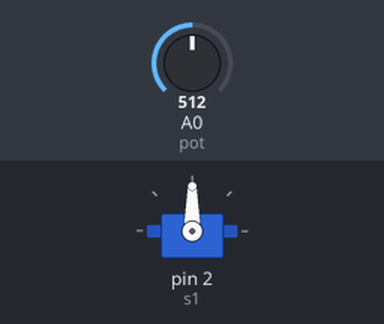
Bench run of a sketch on a simulated Arduino Uno, built with avr-gcc and run on an emulated ATmega328P. Shown: servo. The inputs (shaded band) are chosen by the test bench; at power-on: A0 (pot) = 512.

Above: at 1.2 s.
1.3 s: A0 (pot) set to 716
At 2.5 s:
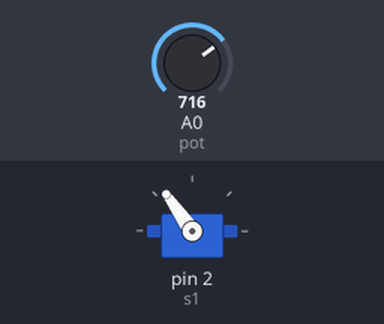
2.8 s: A0 (pot) set to 900
At 3.8 s:
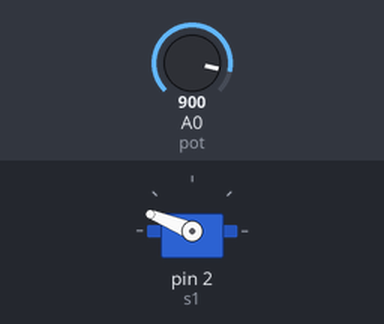
4.3 s: A0 (pot) set to 1023
At 5.0 s:
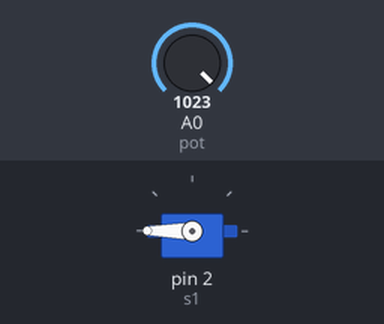
5.8 s: A0 (pot) set to 306
At 6.3 s:
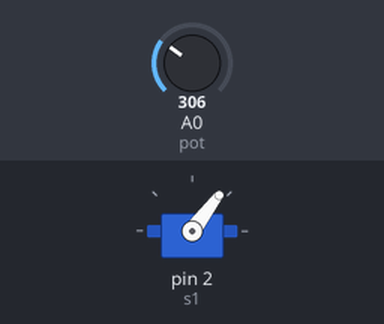
7.3 s: A0 (pot) set to 122
At 8.8 s:
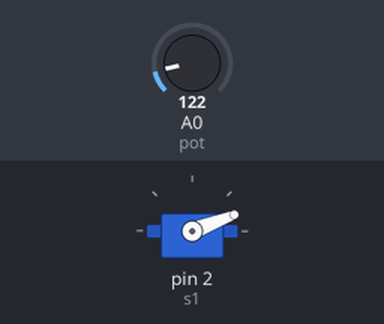
Timing chart, 0 to 9.8 s (numbered marks = the images above; inputs shaded):
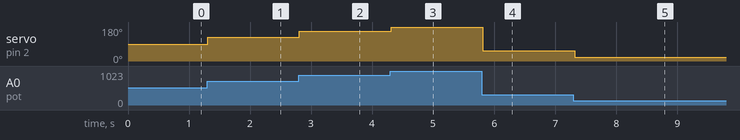

Measured:
- after the input at 1.3 s, servo on pin 2 (s1): 90° → 125° at once
- after the input at 2.8 s, servo on pin 2 (s1): 125° → 158° at once
- after the input at 4.3 s, servo on pin 2 (s1): 158° → 180° at once
- after the input at 5.8 s, servo on pin 2 (s1): 180° → 53° at once
- after the input at 7.3 s, servo on pin 2 (s1): 53° → 21° at once

The sketch:

micro_servo_motor_9g_SG90.ino
```cpp
#include <Servo.h>		// fazendo include da biblioteca 'servo'

#define pot A0

Servo s1;		// declarando um elemento o tipo 'Servo'

int angS1;			// variável 'angS1'

void setup(){
  s1.attach(2);		// 'attach' indica qual porta de controle o servo está ligado
  angS1 = 0;	// iniçiaizando 'angS1' em 0
  s1.write(angS1);		// escrevendo o ângulo no servo
}

void loop(){   // nax. porta analógica   max. para aplicação do servo
  angS1 = map(analogRead(pot), 0, 1023, 0, 180);		// 'angS1' recebe o retorno de 'map'
  s1.write(angS1);
  delay(100);
  }
```
